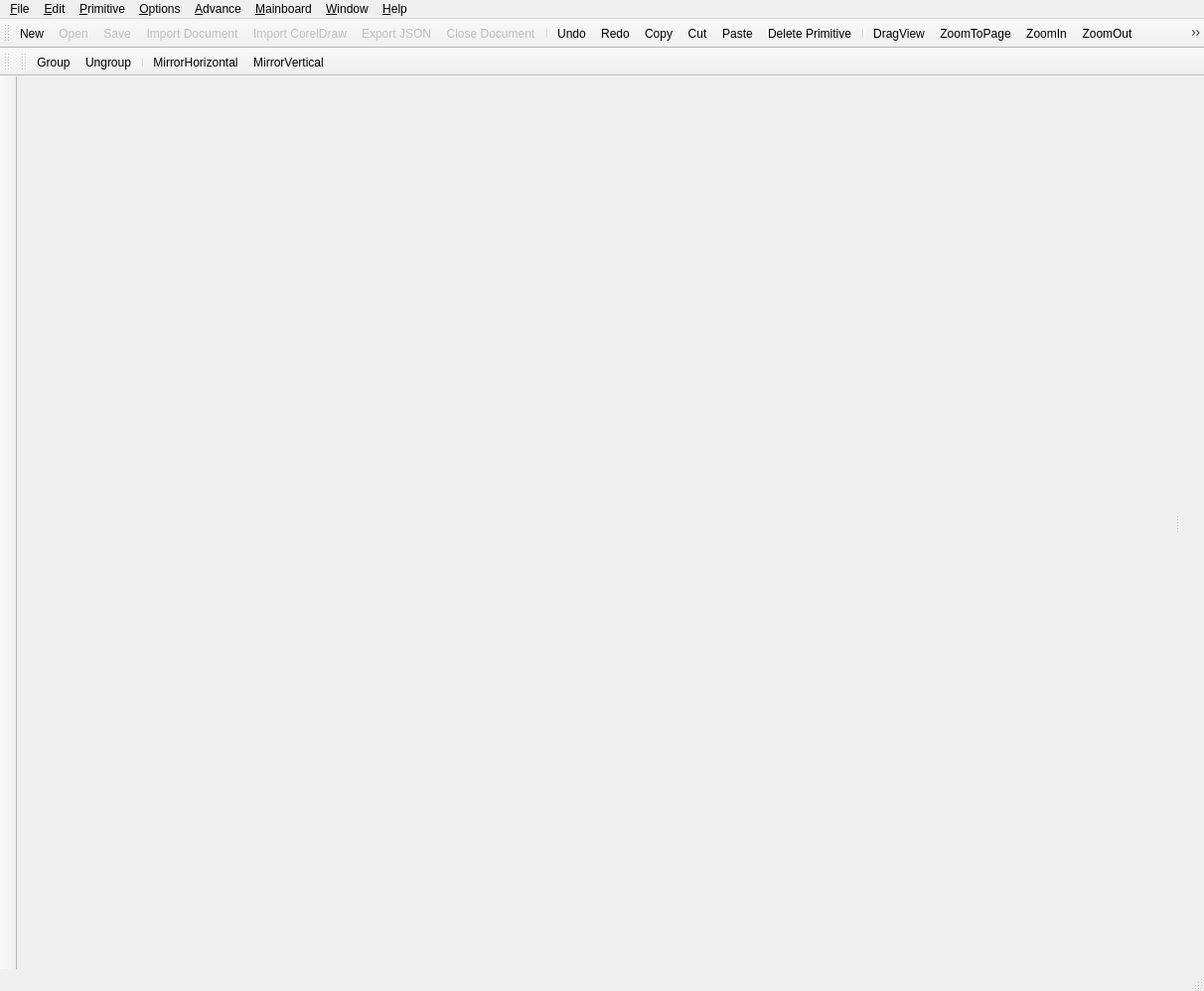
<?xml version="1.0" encoding="UTF-8"?>
<ui version="4.0">
 <class>LaserControllerWindow</class>
 <widget class="QMainWindow" name="LaserControllerWindow">
  <property name="geometry">
   <rect>
    <x>0</x>
    <y>0</y>
    <width>1212</width>
    <height>998</height>
   </rect>
  </property>
  <property name="windowTitle">
   <string>CNE Laser</string>
  </property>
  <widget class="QWidget" name="centralwidget">
   <property name="autoFillBackground">
    <bool>false</bool>
   </property>
   <property name="styleSheet">
    <string notr="true"/>
   </property>
  </widget>
  <widget class="QMenuBar" name="menubar">
   <property name="geometry">
    <rect>
     <x>0</x>
     <y>0</y>
     <width>1212</width>
     <height>21</height>
    </rect>
   </property>
   <widget class="QMenu" name="menuFile">
    <property name="title">
     <string>&amp;File</string>
    </property>
    <widget class="QMenu" name="menuImport">
     <property name="title">
      <string>Import</string>
     </property>
     <addaction name="actionImport"/>
     <addaction name="actionImportCorelDraw"/>
    </widget>
    <addaction name="actionNew"/>
    <addaction name="actionOpen"/>
    <addaction name="actionSave"/>
    <addaction name="actionSaveAs"/>
    <addaction name="actionCloseDocument"/>
    <addaction name="actionExportJSON"/>
    <addaction name="menuImport"/>
   </widget>
   <widget class="QMenu" name="menuAdvance">
    <property name="title">
     <string>&amp;Advance</string>
    </property>
    <addaction name="actionWorkState"/>
    <addaction name="actionMoveToOrigin"/>
    <addaction name="actionHalfTone"/>
    <addaction name="actionLoadJson"/>
    <addaction name="actionPathOptimization"/>
    <addaction name="actionRemoteAssistance"/>
    <addaction name="actionAnalysisDocument"/>
   </widget>
   <widget class="QMenu" name="menuEdit">
    <property name="title">
     <string>&amp;Edit</string>
    </property>
    <addaction name="actionCut"/>
    <addaction name="actionCopy"/>
    <addaction name="actionDuplication"/>
    <addaction name="actionPaste"/>
    <addaction name="actionPasteInLine"/>
   </widget>
   <widget class="QMenu" name="menuOptions">
    <property name="title">
     <string>&amp;Options</string>
    </property>
    <addaction name="actionSettings"/>
   </widget>
   <widget class="QMenu" name="menuDraw">
    <property name="title">
     <string>&amp;Primitive</string>
    </property>
    <addaction name="actionDeletePrimitive"/>
   </widget>
   <widget class="QMenu" name="menuMainboard">
    <property name="title">
     <string>&amp;Mainboard</string>
    </property>
    <addaction name="actionMainboardInformation"/>
    <addaction name="actionUpdateFirmware"/>
    <addaction name="actionShowMainCardInfo"/>
   </widget>
   <widget class="QMenu" name="menuWindow">
    <property name="title">
     <string>&amp;Window</string>
    </property>
    <addaction name="actionShowToolbar"/>
    <addaction name="actionShowStatusBar"/>
    <addaction name="actionShowLayersPanel"/>
    <addaction name="actionShowPropertiesPanel"/>
    <addaction name="actionShowOperationPanel"/>
    <addaction name="actionShowRuler"/>
    <addaction name="separator"/>
   </widget>
   <widget class="QMenu" name="menuHelp">
    <property name="title">
     <string>&amp;Help</string>
    </property>
    <addaction name="actionOnlineHelp"/>
    <addaction name="actionUpdate"/>
    <addaction name="actionOfficialWebsite"/>
    <addaction name="actionContactUs"/>
    <addaction name="actionTemporaryLicense"/>
    <addaction name="separator"/>
    <addaction name="actionAbout"/>
   </widget>
   <addaction name="menuFile"/>
   <addaction name="menuEdit"/>
   <addaction name="menuDraw"/>
   <addaction name="menuOptions"/>
   <addaction name="menuAdvance"/>
   <addaction name="menuMainboard"/>
   <addaction name="menuWindow"/>
   <addaction name="menuHelp"/>
  </widget>
  <widget class="QStatusBar" name="statusbar"/>
  <widget class="QToolBar" name="toolBar">
   <property name="windowTitle">
    <string>toolBar</string>
   </property>
   <property name="iconSize">
    <size>
     <width>32</width>
     <height>32</height>
    </size>
   </property>
   <attribute name="toolBarArea">
    <enum>TopToolBarArea</enum>
   </attribute>
   <attribute name="toolBarBreak">
    <bool>false</bool>
   </attribute>
   <addaction name="actionNew"/>
   <addaction name="actionOpen"/>
   <addaction name="actionSave"/>
   <addaction name="actionImport"/>
   <addaction name="actionImportCorelDraw"/>
   <addaction name="actionExportJSON"/>
   <addaction name="actionCloseDocument"/>
   <addaction name="separator"/>
   <addaction name="actionUndo"/>
   <addaction name="actionRedo"/>
   <addaction name="actionCopy"/>
   <addaction name="actionCut"/>
   <addaction name="actionPaste"/>
   <addaction name="actionDeletePrimitive"/>
   <addaction name="separator"/>
   <addaction name="actionDragView"/>
   <addaction name="actionZoomToPage"/>
   <addaction name="actionZoomIn"/>
   <addaction name="actionZoomOut"/>
   <addaction name="actionZoomToSelection"/>
   <addaction name="separator"/>
   <addaction name="actionSettings"/>
   <addaction name="separator"/>
  </widget>
  <widget class="QToolBar" name="toolBarTools">
   <property name="windowTitle">
    <string>toolBar_2</string>
   </property>
   <property name="movable">
    <bool>false</bool>
   </property>
   <property name="allowedAreas">
    <set>Qt::LeftToolBarArea</set>
   </property>
   <property name="iconSize">
    <size>
     <width>24</width>
     <height>24</height>
    </size>
   </property>
   <property name="floatable">
    <bool>false</bool>
   </property>
   <attribute name="toolBarArea">
    <enum>LeftToolBarArea</enum>
   </attribute>
   <attribute name="toolBarBreak">
    <bool>false</bool>
   </attribute>
  </widget>
  <widget class="QDockWidget" name="dockWidgetLayerButtons">
   <property name="maximumSize">
    <size>
     <width>40</width>
     <height>524287</height>
    </size>
   </property>
   <property name="windowIcon">
    <iconset>
     <normaloff>:/ui/icons/images/app_icon.ico</normaloff>:/ui/icons/images/app_icon.ico</iconset>
   </property>
   <property name="features">
    <set>QDockWidget::NoDockWidgetFeatures</set>
   </property>
   <property name="allowedAreas">
    <set>Qt::RightDockWidgetArea</set>
   </property>
   <attribute name="dockWidgetArea">
    <number>2</number>
   </attribute>
   <widget class="QWidget" name="dockWidgetContents">
    <layout class="QVBoxLayout" name="layoutLayerButtons">
     <property name="leftMargin">
      <number>4</number>
     </property>
     <property name="topMargin">
      <number>4</number>
     </property>
     <property name="rightMargin">
      <number>4</number>
     </property>
     <property name="bottomMargin">
      <number>4</number>
     </property>
    </layout>
   </widget>
  </widget>
  <widget class="QToolBar" name="properties">
   <property name="windowTitle">
    <string>toolBar_2</string>
   </property>
   <attribute name="toolBarArea">
    <enum>TopToolBarArea</enum>
   </attribute>
   <attribute name="toolBarBreak">
    <bool>true</bool>
   </attribute>
  </widget>
  <widget class="QToolBar" name="arrangeBar">
   <property name="windowTitle">
    <string>toolBar_2</string>
   </property>
   <attribute name="toolBarArea">
    <enum>TopToolBarArea</enum>
   </attribute>
   <attribute name="toolBarBreak">
    <bool>false</bool>
   </attribute>
   <addaction name="actionGroup"/>
   <addaction name="actionUngroup"/>
   <addaction name="separator"/>
   <addaction name="actionMirrorHorizontal"/>
   <addaction name="actionMirrorVertical"/>
  </widget>
  <action name="actionOpen">
   <property name="enabled">
    <bool>false</bool>
   </property>
   <property name="icon">
    <iconset resource="../res/icons.qrc">
     <normaloff>:/ui/icons/images/open_document.png</normaloff>:/ui/icons/images/open_document.png</iconset>
   </property>
   <property name="text">
    <string>Open</string>
   </property>
   <property name="shortcut">
    <string>Ctrl+O</string>
   </property>
  </action>
  <action name="actionImport">
   <property name="enabled">
    <bool>false</bool>
   </property>
   <property name="icon">
    <iconset resource="../res/icons.qrc">
     <normaloff>:/ui/icons/images/import.png</normaloff>:/ui/icons/images/import.png</iconset>
   </property>
   <property name="text">
    <string>Import Document</string>
   </property>
   <property name="toolTip">
    <string>Import From External Document</string>
   </property>
  </action>
  <action name="actionExportJSON">
   <property name="enabled">
    <bool>false</bool>
   </property>
   <property name="icon">
    <iconset resource="../res/icons.qrc">
     <normaloff>:/ui/icons/images/export_json.png</normaloff>:/ui/icons/images/export_json.png</iconset>
   </property>
   <property name="text">
    <string>Export JSON</string>
   </property>
  </action>
  <action name="actionSave">
   <property name="enabled">
    <bool>false</bool>
   </property>
   <property name="icon">
    <iconset resource="../res/icons.qrc">
     <normaloff>:/ui/icons/images/save_document.png</normaloff>:/ui/icons/images/save_document.png</iconset>
   </property>
   <property name="text">
    <string>Save</string>
   </property>
   <property name="shortcut">
    <string>Ctrl+S</string>
   </property>
  </action>
  <action name="actionSaveAs">
   <property name="enabled">
    <bool>false</bool>
   </property>
   <property name="icon">
    <iconset resource="../res/icons.qrc">
     <normaloff>:/ui/icons/images/save_as.png</normaloff>:/ui/icons/images/save_as.png</iconset>
   </property>
   <property name="text">
    <string>Save As</string>
   </property>
   <property name="shortcut">
    <string>Ctrl+Shift+S</string>
   </property>
   <property name="visible">
    <bool>true</bool>
   </property>
  </action>
  <action name="actionNew">
   <property name="enabled">
    <bool>true</bool>
   </property>
   <property name="icon">
    <iconset resource="../res/icons.qrc">
     <normaloff>:/ui/icons/images/new_document.png</normaloff>:/ui/icons/images/new_document.png</iconset>
   </property>
   <property name="text">
    <string>New</string>
   </property>
   <property name="toolTip">
    <string>New</string>
   </property>
  </action>
  <action name="actionAddEngravingLayer">
   <property name="enabled">
    <bool>false</bool>
   </property>
   <property name="text">
    <string>Add Engraving Layer</string>
   </property>
   <property name="toolTip">
    <string>Add Engraving Layer</string>
   </property>
  </action>
  <action name="actionAddCuttingLayer">
   <property name="enabled">
    <bool>false</bool>
   </property>
   <property name="text">
    <string>Add Cutting Layer</string>
   </property>
  </action>
  <action name="actionRemoveLayer">
   <property name="enabled">
    <bool>false</bool>
   </property>
   <property name="text">
    <string>Remove Layer</string>
   </property>
  </action>
  <action name="actionAreaSelection">
   <property name="enabled">
    <bool>false</bool>
   </property>
   <property name="text">
    <string>Area Selection</string>
   </property>
  </action>
  <action name="actionCancelSelection">
   <property name="enabled">
    <bool>false</bool>
   </property>
   <property name="text">
    <string>Cancel Selection</string>
   </property>
  </action>
  <action name="actionSelectionTool">
   <property name="enabled">
    <bool>false</bool>
   </property>
   <property name="icon">
    <iconset resource="../res/icons.qrc">
     <normaloff>:/ui/icons/images/Selection.png</normaloff>:/ui/icons/images/Selection.png</iconset>
   </property>
   <property name="text">
    <string>Selection Tool</string>
   </property>
  </action>
  <action name="actionRectangleTool">
   <property name="enabled">
    <bool>false</bool>
   </property>
   <property name="icon">
    <iconset resource="../res/icons.qrc">
     <normaloff>:/ui/icons/images/Rectangle.png</normaloff>:/ui/icons/images/Rectangle.png</iconset>
   </property>
   <property name="text">
    <string>Rectangle Tool</string>
   </property>
  </action>
  <action name="actionEllipseTool">
   <property name="enabled">
    <bool>false</bool>
   </property>
   <property name="icon">
    <iconset resource="../res/icons.qrc">
     <normaloff>:/ui/icons/images/Ellipse.png</normaloff>:/ui/icons/images/Ellipse.png</iconset>
   </property>
   <property name="text">
    <string>Ellipse Tool</string>
   </property>
  </action>
  <action name="actionPolygonTool">
   <property name="enabled">
    <bool>false</bool>
   </property>
   <property name="icon">
    <iconset resource="../res/icons.qrc">
     <normaloff>:/ui/icons/images/Polygon.png</normaloff>:/ui/icons/images/Polygon.png</iconset>
   </property>
   <property name="text">
    <string>Polygon Tool</string>
   </property>
  </action>
  <action name="actionTextTool">
   <property name="enabled">
    <bool>false</bool>
   </property>
   <property name="icon">
    <iconset resource="../res/icons.qrc">
     <normaloff>:/ui/icons/images/Text.png</normaloff>:/ui/icons/images/Text.png</iconset>
   </property>
   <property name="text">
    <string>Text Tool</string>
   </property>
  </action>
  <action name="actionLineTool">
   <property name="enabled">
    <bool>false</bool>
   </property>
   <property name="icon">
    <iconset resource="../res/icons.qrc">
     <normaloff>:/ui/icons/images/Line.png</normaloff>:/ui/icons/images/Line.png</iconset>
   </property>
   <property name="text">
    <string>Line Tool</string>
   </property>
  </action>
  <action name="actionBitmapTool">
   <property name="enabled">
    <bool>false</bool>
   </property>
   <property name="icon">
    <iconset resource="../res/icons.qrc">
     <normaloff>:/ui/icons/images/Image.png</normaloff>:/ui/icons/images/Image.png</iconset>
   </property>
   <property name="text">
    <string>Bitmap Tool</string>
   </property>
  </action>
  <action name="actionSplineTool">
   <property name="enabled">
    <bool>false</bool>
   </property>
   <property name="icon">
    <iconset resource="../res/icons.qrc">
     <normaloff>:/ui/icons/images/Spline.png</normaloff>:/ui/icons/images/Spline.png</iconset>
   </property>
   <property name="text">
    <string>Spline Tool</string>
   </property>
  </action>
  <action name="actionImportCorelDraw">
   <property name="enabled">
    <bool>false</bool>
   </property>
   <property name="icon">
    <iconset resource="../res/icons.qrc">
     <normaloff>:/ui/icons/images/import_cdr.png</normaloff>:/ui/icons/images/import_cdr.png</iconset>
   </property>
   <property name="text">
    <string>Import CorelDraw</string>
   </property>
   <property name="toolTip">
    <string>Import CorelDraw</string>
   </property>
  </action>
  <action name="actionMachining">
   <property name="enabled">
    <bool>false</bool>
   </property>
   <property name="icon">
    <iconset resource="../res/icons.qrc">
     <normaloff>:/ui/icons/images/start.png</normaloff>:/ui/icons/images/start.png</iconset>
   </property>
   <property name="text">
    <string>Machining</string>
   </property>
  </action>
  <action name="actionPause">
   <property name="checkable">
    <bool>true</bool>
   </property>
   <property name="enabled">
    <bool>false</bool>
   </property>
   <property name="icon">
    <iconset resource="../res/icons.qrc">
     <normaloff>:/ui/icons/images/pause.png</normaloff>:/ui/icons/images/pause.png</iconset>
   </property>
   <property name="text">
    <string>Pause</string>
   </property>
  </action>
  <action name="actionStop">
   <property name="enabled">
    <bool>false</bool>
   </property>
   <property name="icon">
    <iconset resource="../res/icons.qrc">
     <normaloff>:/ui/icons/images/stop.png</normaloff>:/ui/icons/images/stop.png</iconset>
   </property>
   <property name="text">
    <string>Stop</string>
   </property>
  </action>
  <action name="actionConnect">
   <property name="enabled">
    <bool>false</bool>
   </property>
   <property name="icon">
    <iconset resource="../res/icons.qrc">
     <normaloff>:/ui/icons/images/connect.png</normaloff>:/ui/icons/images/connect.png</iconset>
   </property>
   <property name="text">
    <string>Connect</string>
   </property>
  </action>
  <action name="actionDisconnect">
   <property name="enabled">
    <bool>false</bool>
   </property>
   <property name="icon">
    <iconset resource="../res/icons.qrc">
     <normaloff>:/ui/icons/images/disconnect.png</normaloff>:/ui/icons/images/disconnect.png</iconset>
   </property>
   <property name="text">
    <string>Disconnect</string>
   </property>
  </action>
  <action name="actionLoadMotor">
   <property name="enabled">
    <bool>false</bool>
   </property>
   <property name="text">
    <string>Load Motor</string>
   </property>
   <property name="toolTip">
    <string>Load Motor</string>
   </property>
  </action>
  <action name="actionUnloadMotor">
   <property name="enabled">
    <bool>false</bool>
   </property>
   <property name="text">
    <string>Unload Motor</string>
   </property>
  </action>
  <action name="actionCloseDocument">
   <property name="enabled">
    <bool>false</bool>
   </property>
   <property name="icon">
    <iconset resource="../res/icons.qrc">
     <normaloff>:/ui/icons/images/close_document.png</normaloff>:/ui/icons/images/close_document.png</iconset>
   </property>
   <property name="text">
    <string>Close Document</string>
   </property>
   <property name="toolTip">
    <string>Close Document</string>
   </property>
  </action>
  <action name="actionDownload">
   <property name="text">
    <string>Download</string>
   </property>
  </action>
  <action name="actionWorkState">
   <property name="text">
    <string>Work State</string>
   </property>
  </action>
  <action name="actionLoadJson">
   <property name="text">
    <string>Load Json</string>
   </property>
  </action>
  <action name="actionHalfTone">
   <property name="text">
    <string>Half Tone</string>
   </property>
  </action>
  <action name="actionCut">
   <property name="icon">
    <iconset resource="../res/icons.qrc">
     <normaloff>:/ui/icons/images/cut.png</normaloff>:/ui/icons/images/cut.png</iconset>
   </property>
   <property name="text">
    <string>Cut</string>
   </property>
   <property name="shortcut">
    <string>Ctrl+X</string>
   </property>
  </action>
  <action name="actionCopy">
   <property name="icon">
    <iconset resource="../res/icons.qrc">
     <normaloff>:/ui/icons/images/copy.png</normaloff>:/ui/icons/images/copy.png</iconset>
   </property>
   <property name="text">
    <string>Copy</string>
   </property>
   <property name="shortcut">
    <string>Ctrl+C</string>
   </property>
  </action>
  <action name="actionPaste">
   <property name="icon">
    <iconset resource="../res/icons.qrc">
     <normaloff>:/ui/icons/images/paste.png</normaloff>:/ui/icons/images/paste.png</iconset>
   </property>
   <property name="text">
    <string>Paste</string>
   </property>
   <property name="shortcut">
    <string>Ctrl+V</string>
   </property>
  </action>
  <action name="actionPathOptimization">
   <property name="icon">
    <iconset resource="../res/icons.qrc">
     <normaloff>:/ui/icons/images/path_opt.png</normaloff>:/ui/icons/images/path_opt.png</iconset>
   </property>
   <property name="text">
    <string>Path Opt</string>
   </property>
  </action>
  <action name="actionRemoteAssistance">
   <property name="text">
    <string>Remote Assistance</string>
   </property>
  </action>
  <action name="actionMainboardInformation">
   <property name="text">
    <string>Mainboard Information</string>
   </property>
  </action>
  <action name="actionUpdateFirmware">
   <property name="text">
    <string>Update firmware</string>
   </property>
  </action>
  <action name="actionShowToolbar">
   <property name="text">
    <string>Show Toolbar</string>
   </property>
  </action>
  <action name="actionShowStatusBar">
   <property name="text">
    <string>Show Statusbar</string>
   </property>
  </action>
  <action name="actionShowLayersPanel">
   <property name="text">
    <string>Show Layers Panel</string>
   </property>
  </action>
  <action name="actionShowPropertiesPanel">
   <property name="text">
    <string>Show Parameters Panel</string>
   </property>
   <property name="toolTip">
    <string>Show Parameters</string>
   </property>
  </action>
  <action name="actionShowOperationPanel">
   <property name="text">
    <string>Show Operation Panel</string>
   </property>
  </action>
  <action name="actionShowRuler">
   <property name="text">
    <string>Show Ruler</string>
   </property>
  </action>
  <action name="actionOnlineHelp">
   <property name="text">
    <string>Online Help</string>
   </property>
  </action>
  <action name="actionUpdate">
   <property name="text">
    <string>Update</string>
   </property>
  </action>
  <action name="actionOfficialWebsite">
   <property name="text">
    <string>Official Website</string>
   </property>
  </action>
  <action name="actionContactUs">
   <property name="text">
    <string>Contact Us</string>
   </property>
  </action>
  <action name="actionDeletePrimitive">
   <property name="icon">
    <iconset resource="../res/icons.qrc">
     <normaloff>:/ui/icons/images/delete.png</normaloff>:/ui/icons/images/delete.png</iconset>
   </property>
   <property name="text">
    <string>Delete Primitive</string>
   </property>
   <property name="shortcut">
    <string>Del</string>
   </property>
  </action>
  <action name="actionMoveLayerUp">
   <property name="text">
    <string>Move Up</string>
   </property>
  </action>
  <action name="actionMoveLayerDown">
   <property name="enabled">
    <bool>false</bool>
   </property>
   <property name="text">
    <string>Move Down</string>
   </property>
  </action>
  <action name="actionLaserSpotShot">
   <property name="icon">
    <iconset resource="../res/icons.qrc">
     <normaloff>:/ui/icons/images/machining.png</normaloff>:/ui/icons/images/machining.png</iconset>
   </property>
   <property name="text">
    <string>Spot</string>
   </property>
  </action>
  <action name="actionBounding">
   <property name="icon">
    <iconset resource="../res/icons.qrc">
     <normaloff>:/ui/icons/images/cut_edge.png</normaloff>:/ui/icons/images/cut_edge.png</iconset>
   </property>
   <property name="text">
    <string>Bounding</string>
   </property>
   <property name="toolTip">
    <string>Bounding</string>
   </property>
  </action>
  <action name="actionLaserMove">
   <property name="checkable">
    <bool>true</bool>
   </property>
   <property name="text">
    <string>Move</string>
   </property>
  </action>
  <action name="actionMoveToOrigin">
   <property name="icon">
    <iconset resource="../res/icons.qrc">
     <normaloff>:/ui/icons/images/move_origin.png</normaloff>:/ui/icons/images/move_origin.png</iconset>
   </property>
   <property name="text">
    <string>Origin</string>
   </property>
  </action>
  <action name="actionMoveLeft">
   <property name="icon">
    <iconset resource="../res/icons.qrc">
     <normaloff>:/ui/icons/images/move_left.png</normaloff>:/ui/icons/images/move_left.png</iconset>
   </property>
   <property name="text">
    <string>Move Left</string>
   </property>
  </action>
  <action name="actionMoveRight">
   <property name="icon">
    <iconset resource="../res/icons.qrc">
     <normaloff>:/ui/icons/images/move_right.png</normaloff>:/ui/icons/images/move_right.png</iconset>
   </property>
   <property name="text">
    <string>Move Right</string>
   </property>
  </action>
  <action name="actionMoveTop">
   <property name="icon">
    <iconset resource="../res/icons.qrc">
     <normaloff>:/ui/icons/images/move_top.png</normaloff>:/ui/icons/images/move_top.png</iconset>
   </property>
   <property name="text">
    <string>Move Top</string>
   </property>
  </action>
  <action name="actionMoveBottom">
   <property name="icon">
    <iconset resource="../res/icons.qrc">
     <normaloff>:/ui/icons/images/move_bottom.png</normaloff>:/ui/icons/images/move_bottom.png</iconset>
   </property>
   <property name="text">
    <string>Move Bottom</string>
   </property>
  </action>
  <action name="actionMoveTopLeft">
   <property name="icon">
    <iconset resource="../res/icons.qrc">
     <normaloff>:/ui/icons/images/move_top_left.png</normaloff>:/ui/icons/images/move_top_left.png</iconset>
   </property>
   <property name="text">
    <string>Move Top Left</string>
   </property>
  </action>
  <action name="actionMoveTopRight">
   <property name="icon">
    <iconset resource="../res/icons.qrc">
     <normaloff>:/ui/icons/images/move_top_right.png</normaloff>:/ui/icons/images/move_top_right.png</iconset>
   </property>
   <property name="text">
    <string>Move Top Right</string>
   </property>
  </action>
  <action name="actionMoveBottomLeft">
   <property name="icon">
    <iconset resource="../res/icons.qrc">
     <normaloff>:/ui/icons/images/move_bottom_left.png</normaloff>:/ui/icons/images/move_bottom_left.png</iconset>
   </property>
   <property name="text">
    <string>Move Bottom Left</string>
   </property>
  </action>
  <action name="actionMoveBottomRight">
   <property name="icon">
    <iconset resource="../res/icons.qrc">
     <normaloff>:/ui/icons/images/move_bottom_right.png</normaloff>:/ui/icons/images/move_bottom_right.png</iconset>
   </property>
   <property name="text">
    <string>Move Bottom Right</string>
   </property>
  </action>
  <action name="actionMoveUp">
   <property name="icon">
    <iconset resource="../res/icons.qrc">
     <normaloff>:/ui/icons/images/move_up.png</normaloff>:/ui/icons/images/move_up.png</iconset>
   </property>
   <property name="text">
    <string>Move Up</string>
   </property>
  </action>
  <action name="actionMoveDown">
   <property name="icon">
    <iconset resource="../res/icons.qrc">
     <normaloff>:/ui/icons/images/move_down.png</normaloff>:/ui/icons/images/move_down.png</iconset>
   </property>
   <property name="text">
    <string>Move Down</string>
   </property>
  </action>
  <action name="actionSettings">
   <property name="icon">
    <iconset resource="../res/icons.qrc">
     <normaloff>:/ui/icons/images/Settings.png</normaloff>:/ui/icons/images/Settings.png</iconset>
   </property>
   <property name="text">
    <string>Settings</string>
   </property>
  </action>
  <action name="actionDeviceSettings">
   <property name="icon">
    <iconset resource="../res/icons.qrc">
     <normaloff>:/ui/icons/images/settings_device.png</normaloff>:/ui/icons/images/settings_device.png</iconset>
   </property>
   <property name="text">
    <string>Device Settings</string>
   </property>
  </action>
  <action name="actionEditSplineTool">
   <property name="text">
    <string>Edit Spline Tool</string>
   </property>
   <property name="toolTip">
    <string>Edit Spline Tool</string>
   </property>
  </action>
  <action name="actionReset">
   <property name="icon">
    <iconset resource="../res/icons.qrc">
     <normaloff>:/ui/icons/images/reset.png</normaloff>:/ui/icons/images/reset.png</iconset>
   </property>
   <property name="text">
    <string>Reset</string>
   </property>
  </action>
  <action name="actionAnalysisDocument">
   <property name="enabled">
    <bool>false</bool>
   </property>
   <property name="text">
    <string>Analysis Document</string>
   </property>
  </action>
  <action name="actionLock">
   <property name="checkable">
    <bool>true</bool>
   </property>
   <property name="icon">
    <iconset resource="../res/icons.qrc">
     <normaloff>:/ui/icons/images/lock.png</normaloff>:/ui/icons/images/lock.png</iconset>
   </property>
   <property name="text">
    <string>Lock</string>
   </property>
   <property name="toolTip">
    <string>lock</string>
   </property>
  </action>
  <action name="actionUnlock">
   <property name="checkable">
    <bool>true</bool>
   </property>
   <property name="icon">
    <iconset resource="../res/icons.qrc">
     <normaloff>:/ui/icons/images/unlock.png</normaloff>:/ui/icons/images/unlock.png</iconset>
   </property>
   <property name="text">
    <string>Unlock</string>
   </property>
   <property name="toolTip">
    <string>Unlock</string>
   </property>
  </action>
  <action name="actionUnitChange">
   <property name="checkable">
    <bool>true</bool>
   </property>
   <property name="text">
    <string>mm</string>
   </property>
   <property name="toolTip">
    <string>mm</string>
   </property>
  </action>
  <action name="actionShowMainCardInfo">
   <property name="text">
    <string>Show Main Card Info</string>
   </property>
   <property name="toolTip">
    <string>Show Main Card Info</string>
   </property>
  </action>
  <action name="actionTemporaryLicense">
   <property name="text">
    <string>Temporary License</string>
   </property>
   <property name="toolTip">
    <string>Apply for temporary license</string>
   </property>
  </action>
  <action name="actionAbout">
   <property name="text">
    <string>About</string>
   </property>
   <property name="toolTip">
    <string>About</string>
   </property>
  </action>
  <action name="actionCameraUpdateOverlay">
   <property name="text">
    <string>Update Overlay</string>
   </property>
   <property name="toolTip">
    <string>Update Overlay</string>
   </property>
  </action>
  <action name="actionCameraTrace">
   <property name="text">
    <string>Trace</string>
   </property>
   <property name="toolTip">
    <string>Trace</string>
   </property>
  </action>
  <action name="actionCameraSaveSettings">
   <property name="text">
    <string>Save Settings</string>
   </property>
   <property name="toolTip">
    <string>Save Settings</string>
   </property>
  </action>
  <action name="actionRefresh">
   <property name="icon">
    <iconset resource="../res/icons.qrc">
     <normaloff>:/ui/icons/images/reset.png</normaloff>:/ui/icons/images/reset.png</iconset>
   </property>
   <property name="text">
    <string>Refresh</string>
   </property>
   <property name="toolTip">
    <string>Refresh</string>
   </property>
  </action>
  <action name="actionReadOrigins">
   <property name="text">
    <string>Read Origins</string>
   </property>
   <property name="toolTip">
    <string>Read Origins</string>
   </property>
  </action>
  <action name="actionWriteOrigins">
   <property name="text">
    <string>Write Origins</string>
   </property>
   <property name="toolTip">
    <string>Write Origins</string>
   </property>
  </action>
  <action name="actionDragView">
   <property name="icon">
    <iconset resource="../res/icons.qrc">
     <normaloff>:/ui/icons/images/drag.png</normaloff>:/ui/icons/images/drag.png</iconset>
   </property>
   <property name="text">
    <string>DragView</string>
   </property>
   <property name="toolTip">
    <string>Drag View</string>
   </property>
  </action>
  <action name="actionZoomIn">
   <property name="icon">
    <iconset resource="../res/icons.qrc">
     <normaloff>:/ui/icons/images/add.png</normaloff>:/ui/icons/images/add.png</iconset>
   </property>
   <property name="text">
    <string>ZoomIn</string>
   </property>
   <property name="toolTip">
    <string>Zoom In</string>
   </property>
   <property name="shortcut">
    <string>Ctrl+=</string>
   </property>
  </action>
  <action name="actionZoomOut">
   <property name="icon">
    <iconset resource="../res/icons.qrc">
     <normaloff>:/ui/icons/images/subtract.png</normaloff>:/ui/icons/images/subtract.png</iconset>
   </property>
   <property name="text">
    <string>ZoomOut</string>
   </property>
   <property name="toolTip">
    <string>Zoom Out</string>
   </property>
   <property name="shortcut">
    <string>Ctrl+-</string>
   </property>
  </action>
  <action name="actionZoomToPage">
   <property name="icon">
    <iconset resource="../res/icons.qrc">
     <normaloff>:/ui/icons/images/zommToPage.png</normaloff>:/ui/icons/images/zommToPage.png</iconset>
   </property>
   <property name="text">
    <string>ZoomToPage</string>
   </property>
   <property name="toolTip">
    <string>zoom to page</string>
   </property>
   <property name="shortcut">
    <string>Ctrl+0</string>
   </property>
  </action>
  <action name="actionZoomToSelection">
   <property name="icon">
    <iconset>
     <normaloff>:/ui/icons/images/zoomToSelection.png</normaloff>:/ui/icons/images/zoomToSelection.png</iconset>
   </property>
   <property name="text">
    <string>ZoomToSelection</string>
   </property>
   <property name="toolTip">
    <string>zoom to frame selection</string>
   </property>
   <property name="shortcut">
    <string>Ctrl+Shift+A</string>
   </property>
  </action>
  <action name="actionUndo">
   <property name="icon">
    <iconset resource="../res/icons.qrc">
     <normaloff>:/ui/icons/images/undo.png</normaloff>:/ui/icons/images/undo.png</iconset>
   </property>
   <property name="text">
    <string>Undo</string>
   </property>
  </action>
  <action name="actionRedo">
   <property name="icon">
    <iconset resource="../res/icons.qrc">
     <normaloff>:/ui/icons/images/redo.png</normaloff>:/ui/icons/images/redo.png</iconset>
   </property>
   <property name="text">
    <string>Redo</string>
   </property>
  </action>
  <action name="actionMirrorHorizontal">
   <property name="icon">
    <iconset resource="../res/icons.qrc">
     <normaloff>:/ui/icons/images/mirrorH.png</normaloff>:/ui/icons/images/mirrorH.png</iconset>
   </property>
   <property name="text">
    <string>MirrorHorizontal</string>
   </property>
   <property name="toolTip">
    <string>Mirror Selection Horizontally</string>
   </property>
   <property name="shortcut">
    <string>Ctrl+Shift+H</string>
   </property>
  </action>
  <action name="actionMirrorVertical">
   <property name="icon">
    <iconset resource="../res/icons.qrc">
     <normaloff>:/ui/icons/images/mirrorV.png</normaloff>:/ui/icons/images/mirrorV.png</iconset>
   </property>
   <property name="text">
    <string>MirrorVertical</string>
   </property>
   <property name="toolTip">
    <string>Mirror Selection Vertically</string>
   </property>
   <property name="shortcut">
    <string>Ctrl+Shift+V</string>
   </property>
  </action>
  <action name="actionGroup">
   <property name="icon">
    <iconset resource="../res/icons.qrc">
     <normaloff>:/ui/icons/images/group.png</normaloff>:/ui/icons/images/group.png</iconset>
   </property>
   <property name="text">
    <string>Group</string>
   </property>
   <property name="toolTip">
    <string>Group Selection</string>
   </property>
   <property name="shortcut">
    <string>Ctrl+G</string>
   </property>
  </action>
  <action name="actionUngroup">
   <property name="icon">
    <iconset resource="../res/icons.qrc">
     <normaloff>:/ui/icons/images/ungroup.png</normaloff>:/ui/icons/images/ungroup.png</iconset>
   </property>
   <property name="text">
    <string>Ungroup</string>
   </property>
   <property name="toolTip">
    <string>Ungroup Selection</string>
   </property>
   <property name="shortcut">
    <string>Ctrl+U</string>
   </property>
  </action>
  <action name="actionDuplication">
   <property name="icon">
    <iconset resource="../res/icons.qrc">
     <normaloff>:/ui/icons/images/copy.png</normaloff>:/ui/icons/images/copy.png</iconset>
   </property>
   <property name="text">
    <string>Duplication</string>
   </property>
   <property name="toolTip">
    <string>Duplication</string>
   </property>
   <property name="shortcut">
    <string>Ctrl+D</string>
   </property>
  </action>
  <action name="actionPasteInLine">
   <property name="text">
    <string>PasteInLine</string>
   </property>
   <property name="toolTip">
    <string>Paste In Line</string>
   </property>
   <property name="shortcut">
    <string>Alt+V</string>
   </property>
  </action>
  <action name="actionUpdateOutline">
   <property name="text">
    <string>Update Outline</string>
   </property>
   <property name="toolTip">
    <string>Update Outline</string>
   </property>
  </action>
 </widget>
 <resources>
  <include location="../res/icons.qrc"/>
 </resources>
 <connections/>
</ui>
